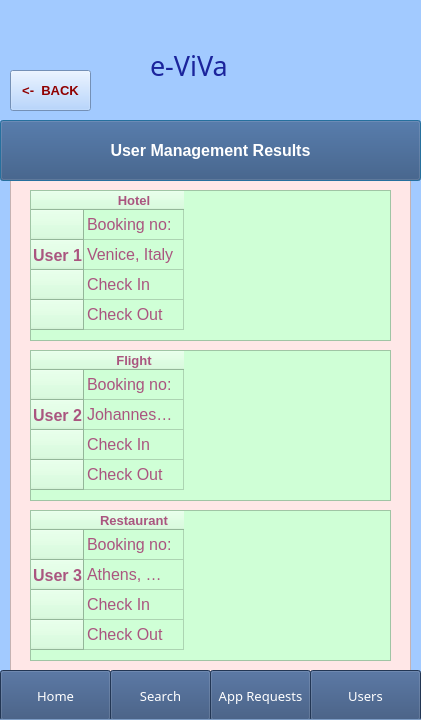
<?xml version="1.0" encoding="UTF-8"?>
<ui version="4.0">
 <class>Dialog</class>
 <widget class="QDialog" name="Dialog">
  <property name="geometry">
   <rect>
    <x>0</x>
    <y>0</y>
    <width>421</width>
    <height>720</height>
   </rect>
  </property>
  <property name="windowTitle">
   <string>Dialog</string>
  </property>
  <widget class="QScrollArea" name="scrollArea">
   <property name="geometry">
    <rect>
     <x>-1</x>
     <y>-1</y>
     <width>431</width>
     <height>721</height>
    </rect>
   </property>
   <property name="styleSheet">
    <string notr="true">background-color: rgb(162, 202, 255);
color: rgb(27, 36, 156);</string>
   </property>
   <property name="widgetResizable">
    <bool>true</bool>
   </property>
   <widget class="QWidget" name="scrollAreaWidgetContents">
    <property name="geometry">
     <rect>
      <x>0</x>
      <y>0</y>
      <width>429</width>
      <height>719</height>
     </rect>
    </property>
    <widget class="QListWidget" name="listWidget">
     <property name="geometry">
      <rect>
       <x>10</x>
       <y>140</y>
       <width>401</width>
       <height>571</height>
      </rect>
     </property>
     <property name="styleSheet">
      <string notr="true">background-color: rgb(255, 231, 231);</string>
     </property>
    </widget>
    <widget class="QLabel" name="e-ViVa_3">
     <property name="geometry">
      <rect>
       <x>150</x>
       <y>40</y>
       <width>171</width>
       <height>51</height>
      </rect>
     </property>
     <property name="font">
      <font>
       <family>Forte</family>
       <pointsize>20</pointsize>
       <weight>50</weight>
       <bold>false</bold>
      </font>
     </property>
     <property name="styleSheet">
      <string notr="true">background-color: rgb(162, 202, 255);
color: rgb(27, 36, 156);

</string>
     </property>
     <property name="text">
      <string>e-ViVa</string>
     </property>
    </widget>
    <widget class="QPushButton" name="Ptiseis_4">
     <property name="geometry">
      <rect>
       <x>0</x>
       <y>120</y>
       <width>421</width>
       <height>61</height>
      </rect>
     </property>
     <property name="font">
      <font>
       <pointsize>12</pointsize>
       <weight>75</weight>
       <bold>true</bold>
      </font>
     </property>
     <property name="styleSheet">
      <string notr="true">background-color: rgb(0, 170, 255);
background-color: rgb(48, 76, 118);
color: rgb(255, 255, 255);</string>
     </property>
     <property name="text">
      <string>User Management Results</string>
     </property>
    </widget>
    <widget class="QPushButton" name="pushButton_3">
     <property name="geometry">
      <rect>
       <x>10</x>
       <y>70</y>
       <width>81</width>
       <height>41</height>
      </rect>
     </property>
     <property name="font">
      <font>
       <pointsize>10</pointsize>
       <weight>75</weight>
       <bold>true</bold>
      </font>
     </property>
     <property name="styleSheet">
      <string notr="true">color: rgb(144, 0, 0);</string>
     </property>
     <property name="text">
      <string>&lt;-  BACK</string>
     </property>
    </widget>
    <widget class="QPushButton" name="HomeScreenButton">
     <property name="geometry">
      <rect>
       <x>0</x>
       <y>670</y>
       <width>111</width>
       <height>51</height>
      </rect>
     </property>
     <property name="font">
      <font>
       <family>Arial Rounded MT Bold</family>
       <pointsize>10</pointsize>
       <weight>50</weight>
       <bold>false</bold>
      </font>
     </property>
     <property name="styleSheet">
      <string notr="true">background-color: rgb(0, 170, 255);
background-color: rgb(48, 76, 118);
color: rgb(255, 255, 255);</string>
     </property>
     <property name="text">
      <string>Home</string>
     </property>
     <property name="default">
      <bool>false</bool>
     </property>
     <property name="flat">
      <bool>false</bool>
     </property>
    </widget>
    <widget class="QPushButton" name="FavoritesButton">
     <property name="geometry">
      <rect>
       <x>210</x>
       <y>670</y>
       <width>101</width>
       <height>51</height>
      </rect>
     </property>
     <property name="font">
      <font>
       <family>Arial Rounded MT Bold</family>
       <pointsize>10</pointsize>
       <weight>50</weight>
       <bold>false</bold>
      </font>
     </property>
     <property name="styleSheet">
      <string notr="true">background-color: rgb(0, 170, 255);
background-color: rgb(48, 76, 118);
color: rgb(255, 255, 255);</string>
     </property>
     <property name="text">
      <string>App Requests</string>
     </property>
     <property name="default">
      <bool>false</bool>
     </property>
     <property name="flat">
      <bool>false</bool>
     </property>
    </widget>
    <widget class="QPushButton" name="SearchButton">
     <property name="geometry">
      <rect>
       <x>110</x>
       <y>670</y>
       <width>101</width>
       <height>51</height>
      </rect>
     </property>
     <property name="font">
      <font>
       <family>Arial Rounded MT Bold</family>
       <pointsize>10</pointsize>
       <weight>50</weight>
       <bold>false</bold>
      </font>
     </property>
     <property name="styleSheet">
      <string notr="true">background-color: rgb(0, 170, 255);
background-color: rgb(48, 76, 118);
color: rgb(255, 255, 255);</string>
     </property>
     <property name="text">
      <string>Search</string>
     </property>
     <property name="default">
      <bool>false</bool>
     </property>
     <property name="flat">
      <bool>false</bool>
     </property>
    </widget>
    <widget class="QPushButton" name="ProfileButton">
     <property name="geometry">
      <rect>
       <x>310</x>
       <y>670</y>
       <width>111</width>
       <height>51</height>
      </rect>
     </property>
     <property name="font">
      <font>
       <family>Arial Rounded MT Bold</family>
       <pointsize>10</pointsize>
       <weight>50</weight>
       <bold>false</bold>
      </font>
     </property>
     <property name="styleSheet">
      <string notr="true">background-color: rgb(0, 170, 255);
background-color: rgb(48, 76, 118);
color: rgb(255, 255, 255);</string>
     </property>
     <property name="text">
      <string>Users</string>
     </property>
     <property name="default">
      <bool>false</bool>
     </property>
     <property name="flat">
      <bool>false</bool>
     </property>
    </widget>
    <widget class="QTableWidget" name="tableWidget">
     <property name="geometry">
      <rect>
       <x>30</x>
       <y>190</y>
       <width>361</width>
       <height>151</height>
      </rect>
     </property>
     <property name="maximumSize">
      <size>
       <width>371</width>
       <height>471</height>
      </size>
     </property>
     <property name="font">
      <font>
       <pointsize>12</pointsize>
      </font>
     </property>
     <property name="styleSheet">
      <string notr="true">background-color: rgb(207, 255, 214);
color: rgb(170, 85, 127);</string>
     </property>
     <row>
      <property name="text">
       <string/>
      </property>
     </row>
     <row>
      <property name="text">
       <string>User 1</string>
      </property>
      <property name="font">
       <font>
        <pointsize>12</pointsize>
        <weight>75</weight>
        <bold>true</bold>
       </font>
      </property>
      <property name="textAlignment">
       <set>AlignCenter</set>
      </property>
     </row>
     <row>
      <property name="text">
       <string/>
      </property>
     </row>
     <row>
      <property name="text">
       <string/>
      </property>
     </row>
     <column>
      <property name="text">
       <string>Hotel</string>
      </property>
      <property name="font">
       <font>
        <pointsize>10</pointsize>
        <weight>75</weight>
        <bold>true</bold>
       </font>
      </property>
     </column>
     <item row="0" column="0">
      <property name="text">
       <string>Booking no:</string>
      </property>
     </item>
     <item row="1" column="0">
      <property name="text">
       <string>Venice, Italy</string>
      </property>
     </item>
     <item row="2" column="0">
      <property name="text">
       <string>Check In </string>
      </property>
     </item>
     <item row="3" column="0">
      <property name="text">
       <string>Check Out</string>
      </property>
     </item>
    </widget>
    <widget class="QTableWidget" name="tableWidget2">
     <property name="geometry">
      <rect>
       <x>30</x>
       <y>350</y>
       <width>361</width>
       <height>151</height>
      </rect>
     </property>
     <property name="maximumSize">
      <size>
       <width>371</width>
       <height>471</height>
      </size>
     </property>
     <property name="font">
      <font>
       <pointsize>12</pointsize>
      </font>
     </property>
     <property name="styleSheet">
      <string notr="true">background-color: rgb(207, 255, 214);
color: rgb(170, 85, 127);</string>
     </property>
     <row>
      <property name="text">
       <string/>
      </property>
     </row>
     <row>
      <property name="text">
       <string>User 2</string>
      </property>
      <property name="font">
       <font>
        <pointsize>12</pointsize>
        <weight>75</weight>
        <bold>true</bold>
       </font>
      </property>
      <property name="textAlignment">
       <set>AlignCenter</set>
      </property>
     </row>
     <row>
      <property name="text">
       <string/>
      </property>
     </row>
     <row>
      <property name="text">
       <string/>
      </property>
     </row>
     <column>
      <property name="text">
       <string>Flight</string>
      </property>
      <property name="font">
       <font>
        <pointsize>10</pointsize>
        <weight>75</weight>
        <bold>true</bold>
       </font>
      </property>
     </column>
     <item row="0" column="0">
      <property name="text">
       <string>Booking no:</string>
      </property>
     </item>
     <item row="1" column="0">
      <property name="text">
       <string>Johannesburg, South Africa</string>
      </property>
     </item>
     <item row="2" column="0">
      <property name="text">
       <string>Check In</string>
      </property>
     </item>
     <item row="3" column="0">
      <property name="text">
       <string>Check Out</string>
      </property>
     </item>
    </widget>
    <widget class="QTableWidget" name="tableWidget3">
     <property name="geometry">
      <rect>
       <x>30</x>
       <y>510</y>
       <width>361</width>
       <height>151</height>
      </rect>
     </property>
     <property name="maximumSize">
      <size>
       <width>371</width>
       <height>471</height>
      </size>
     </property>
     <property name="font">
      <font>
       <pointsize>12</pointsize>
      </font>
     </property>
     <property name="styleSheet">
      <string notr="true">background-color: rgb(207, 255, 214);
color: rgb(170, 85, 127);</string>
     </property>
     <row>
      <property name="text">
       <string/>
      </property>
     </row>
     <row>
      <property name="text">
       <string>User 3</string>
      </property>
      <property name="font">
       <font>
        <pointsize>12</pointsize>
        <weight>75</weight>
        <bold>true</bold>
       </font>
      </property>
      <property name="textAlignment">
       <set>AlignCenter</set>
      </property>
     </row>
     <row>
      <property name="text">
       <string/>
      </property>
     </row>
     <row>
      <property name="text">
       <string/>
      </property>
     </row>
     <column>
      <property name="text">
       <string>Restaurant</string>
      </property>
      <property name="font">
       <font>
        <pointsize>10</pointsize>
        <weight>75</weight>
        <bold>true</bold>
       </font>
      </property>
     </column>
     <item row="0" column="0">
      <property name="text">
       <string>Booking no:</string>
      </property>
     </item>
     <item row="1" column="0">
      <property name="text">
       <string>Athens, Greece</string>
      </property>
     </item>
     <item row="2" column="0">
      <property name="text">
       <string>Check In</string>
      </property>
     </item>
     <item row="3" column="0">
      <property name="text">
       <string>Check Out</string>
      </property>
     </item>
    </widget>
    <zorder>listWidget</zorder>
    <zorder>ProfileButton</zorder>
    <zorder>e-ViVa_3</zorder>
    <zorder>Ptiseis_4</zorder>
    <zorder>pushButton_3</zorder>
    <zorder>FavoritesButton</zorder>
    <zorder>SearchButton</zorder>
    <zorder>HomeScreenButton</zorder>
    <zorder>tableWidget</zorder>
    <zorder>tableWidget2</zorder>
    <zorder>tableWidget3</zorder>
   </widget>
  </widget>
 </widget>
 <resources/>
 <connections/>
</ui>
